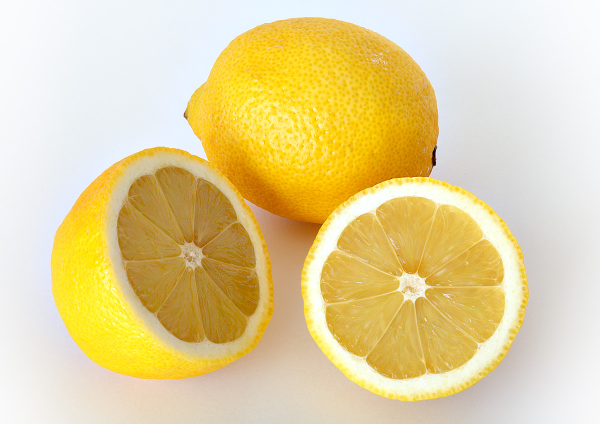
#> input picture lemon.jpg, 1200 x 848 px (shown at 1/2 size)
$ python zad1.py
#> lines starting #> are read from the running program, lines starting #| are printed output that depends on the picture
import os
import urllib.request
import cv2
import numpy as np
import matplotlib.pyplot as plt


def wczytaj_obraz(sciezka_lub_url: str) -> np.ndarray:

    #Wczytuje obraz

#> called with sciezka_lub_url = 'lemon.jpg'
    if sciezka_lub_url.startswith(("http://", "https://")):
        print(f"Pobieranie obrazu z URL: {sciezka_lub_url} ...")
        headers = {
            "User-Agent": (
                "Mozilla/5.0 (Macintosh; Intel Mac OS X 10_15_7) "
                "AppleWebKit/537.36 (KHTML, like Gecko) "
                "Chrome/120.0.0.0 Safari/537.36"
            )
        }
        req = urllib.request.Request(sciezka_lub_url, headers=headers)
        with urllib.request.urlopen(req) as response:
            image_bytes = response.read()

        # Konwersja surowych bajtów do tablicy i zdekodowanie obrazu
        image_array = np.frombuffer(image_bytes, dtype=np.uint8)
        obraz = cv2.imdecode(image_array, cv2.IMREAD_COLOR)
        if obraz is None:
            raise ValueError("Błąd dekodowania obrazu z pobranych danych.")
        return obraz
    else:
        if not os.path.exists(sciezka_lub_url):
            raise FileNotFoundError(f"Nie odnaleziono pliku lokalnego: {sciezka_lub_url}")
        obraz = cv2.imread(sciezka_lub_url)
#> obraz is the input picture: shape (848, 1200, 3); mean B, G, R 155.1, 210.2, 228.4
        if obraz is None:
            raise ValueError(f"Nie udało się wczytać obrazu z pliku: {sciezka_lub_url}")
        return obraz


def main():
    # KROK 1: Wczytanie obrazu
    url_zdalny = "https://upload.wikimedia.org/wikipedia/commons/e/e4/Lemon.jpg"
    plik_lokalny = "lemon.jpg"

    # Jesli plik lokalny istnieje w katalogu roboczym, wczytujemy go w razie pobieramy z sieci
    if os.path.exists(plik_lokalny):
        print(f"Wczytywanie z pliku lokalnego: '{plik_lokalny}'")
        obraz_oryginalny = wczytaj_obraz(plik_lokalny)
    else:
        print(f"Wczytywanie zdalne z adresu: '{url_zdalny}'")
        try:
            obraz_oryginalny = wczytaj_obraz(url_zdalny)
            #zapis lokalnej kopi
            cv2.imwrite(plik_lokalny, obraz_oryginalny)
            print(f" Obraz zapisano lokalnie jako '{plik_lokalny}'.")
        except Exception as e:
            print(f"Nie udało się pobrać z URL ({e}).")
            obraz_oryginalny = wczytaj_obraz(plik_lokalny)

    wys_oryg, szer_oryg, kanaly = obraz_oryginalny.shape
#> wys_oryg = 848; szer_oryg = 1200; kanaly = 3
    print(f"Wymiary początkowe: szerokość={szer_oryg}px, wysokość={wys_oryg}px, kanały={kanaly}")
#| Wymiary początkowe: szerokość=1200px, wysokość=848px, kanały=3

    # wyświetlenie obrazu oryginalnego z użyciem matplotlib
    obraz_rgb = cv2.cvtColor(obraz_oryginalny, cv2.COLOR_BGR2RGB)

    print("Wyświetlanie obrazu oryginalnego w osobnym oknie Matplotlib...")
    plt.figure(num="Obraz Oryginalny", figsize=(8, 6))
    plt.title(f"Obraz oryginalny ({szer_oryg}x{wys_oryg} px, RGB)")
    plt.imshow(obraz_rgb)
    plt.xlabel("Współrzędna X (piksele)")
    plt.ylabel("Współrzędna Y (piksele)")
    plt.tight_layout()
    plt.show(block=False)  # block=False pozwala na płynne przejście lub wyświetlenie porównania
    plt.pause(1)

    # Zmniejszenie rozdzielczości o 50% za pomocą cv2.resize
    obraz_zmniejszony = cv2.resize(
        obraz_oryginalny,
        (0, 0),
        fx=0.5,
        fy=0.5,
        interpolation=cv2.INTER_AREA
    )
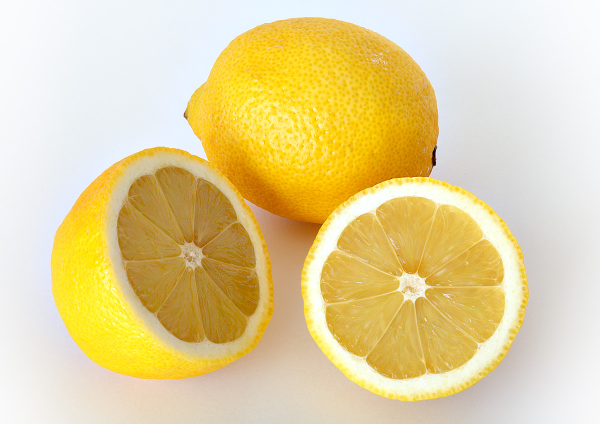
#> obraz_zmniejszony: shape (424, 600, 3); mean B, G, R 155.2, 210.3, 228.5
    wys_zmn, szer_zmn = obraz_zmniejszony.shape[:2]
#> wys_zmn = 424; szer_zmn = 600
    print(f"Zmniejszono rozdzielczość o 50%: {szer_zmn}x{wys_zmn} px")
#| Zmniejszono rozdzielczość o 50%: 600x424 px

    # Konwersja na odcienie szarości (1 kanał, 0-255)
    obraz_grayscale = cv2.cvtColor(obraz_zmniejszony, cv2.COLOR_BGR2GRAY)
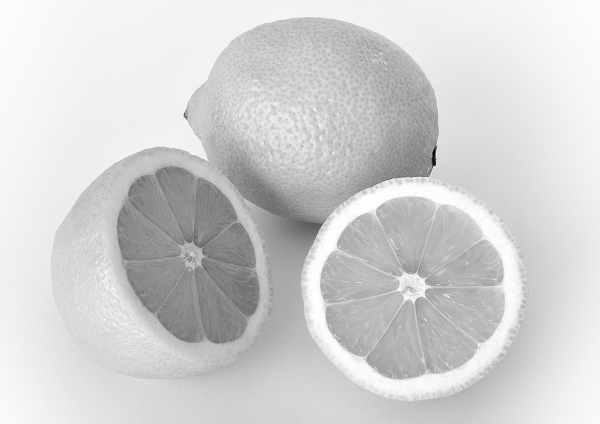
#> obraz_grayscale: shape (424, 600); min 2, max 255, mean 209.5
    print(f"Konwersja do grayscale ukończona (nowy kształt: {obraz_grayscale.shape})")
#| Konwersja do grayscale ukończona (nowy kształt: (424, 600))

    # cv2.ROTATE_90_CLOCKWISE obraca obraz o 90 stopni zgodnie z ruchem wskazówek zegara
    obraz_obrocony = cv2.rotate(obraz_grayscale, cv2.ROTATE_90_CLOCKWISE)
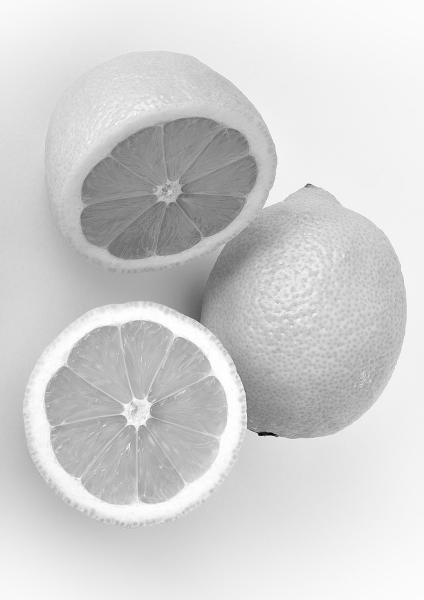
#> obraz_obrocony: shape (600, 424); min 2, max 255, mean 209.5
    wys_obr, szer_obr = obraz_obrocony.shape
#> wys_obr = 600; szer_obr = 424
    print(f"Obrócono obraz o 90°: nowa szerokość={szer_obr}px, nowa wysokość={wys_obr}px")
#| Obrócono obraz o 90°: nowa szerokość=424px, nowa wysokość=600px


    # KROK 5: Wyświetlenie obrazu wynikowego oraz porównannie
    print("Wyświetlanie obrazu wynikowego...")
    fig, axes = plt.subplots(1, 2, figsize=(12, 6), num="Zestawienie obrazów - Zadanie 1")

    # Wykres lewy: oryginał
    axes[0].set_title(f"1. Obraz oryginalny\n({szer_oryg}x{wys_oryg} px, kolor RGB)")
    axes[0].imshow(obraz_rgb)
    axes[0].set_xlabel("X [px]")
    axes[0].set_ylabel("Y [px]")

    # Wykres prawy: wynik po przekształceniach
    axes[1].set_title(f"2. Obraz przetworzony\n(-50%, grayscale, obrót 90°, {szer_obr}x{wys_obr} px)")
    axes[1].imshow(obraz_obrocony, cmap="gray")
    axes[1].set_xlabel("X [px]")
    axes[1].set_ylabel("Y [px]")

    plt.tight_layout()
    # Zapis do pliku wynikowego jako potwierdzenie wykonania
    plik_wynikowy = "wynik_zad1.png"
    plt.savefig(plik_wynikowy, dpi=150)
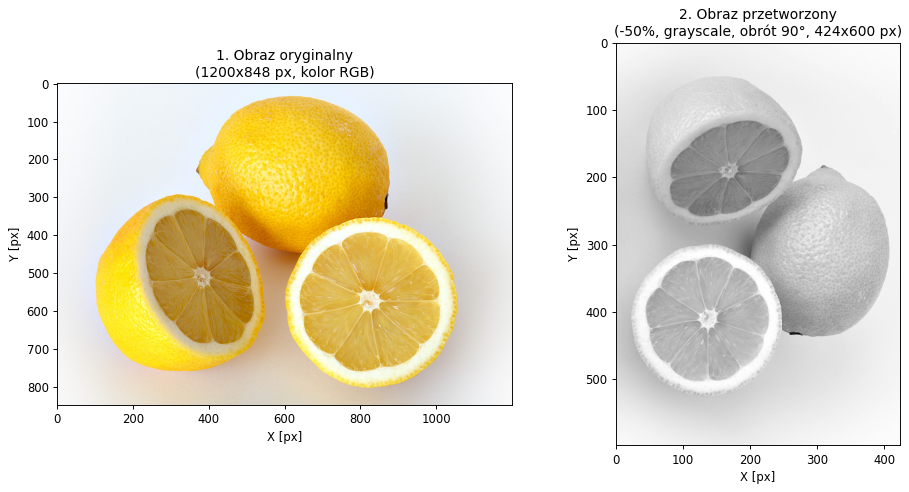
#> figure drawn by matplotlib, 2 panels
    print(f"Wykres wynikowy zapisano do pliku: '{plik_wynikowy}'")
    plt.show()

    # Wyświetlenie macierzy obrazu
    print("\n" + "=" * 70)
    print("MACIERZ OBRAZU WYNIKOWEGO (TABLICA LICZB):")
    print("=" * 70)
    print(f"Typ tablicy (type)          : {type(obraz_obrocony)}")
#| Typ tablicy (type)          : <class 'numpy.ndarray'>
    print(f"Typ elementów (dtype)       : {obraz_obrocony.dtype} (wartości 8-bitowe bez znaku, 0-255)")
#| Typ elementów (dtype)       : uint8 (wartości 8-bitowe bez znaku, 0-255)
    print(f"Wymiary macierzy (shape)    : {obraz_obrocony.shape} -> (wiersze/wysokość, kolumny/szerokość)")
#| Wymiary macierzy (shape)    : (600, 424) -> (wiersze/wysokość, kolumny/szerokość)
    print(f"Liczba wszystkich pikseli   : {obraz_obrocony.size}")
#| Liczba wszystkich pikseli   : 254400
    print(f"Wartość minimalna (czarny)  : {obraz_obrocony.min()}")
#| Wartość minimalna (czarny)  : 2
    print(f"Wartość maksymalna (biały)  : {obraz_obrocony.max()}")
#| Wartość maksymalna (biały)  : 255
    print(f"Średnia jasność pikseli     : {obraz_obrocony.mean():.2f}")
#| Średnia jasność pikseli     : 209.48

    print("\nReprezentacja tablicy NumPy (skrócona z podglądem narożników):")
    print(obraz_obrocony)
#> (printed output is left out)

    print("\nFragment macierzy (wycinek 10x10 pikseli z lewego górnego rogu):")
    print(obraz_obrocony[:10, :10])
#| [[250 250 250 250 249 249 249 249 249 249]
#|  [250 250 250 249 249 249 249 249 249 249]
#|  [250 249 249 249 249 249 249 249 249 249]
#|  [249 249 249 249 249 249 249 249 249 249]
#|  [249 249 249 249 249 249 249 249 249 249]
#|  [249 249 249 249 249 249 249 249 249 249]
#|  [249 249 249 249 249 249 249 249 249 249]
#|  [249 249 249 249 248 248 248 248 248 248]
#|  [249 249 249 249 249 249 249 248 248 248]
#|  [249 249 249 249 249 249 248 248 248 248]]
    print("=" * 70)


if __name__ == "__main__":
    main()
